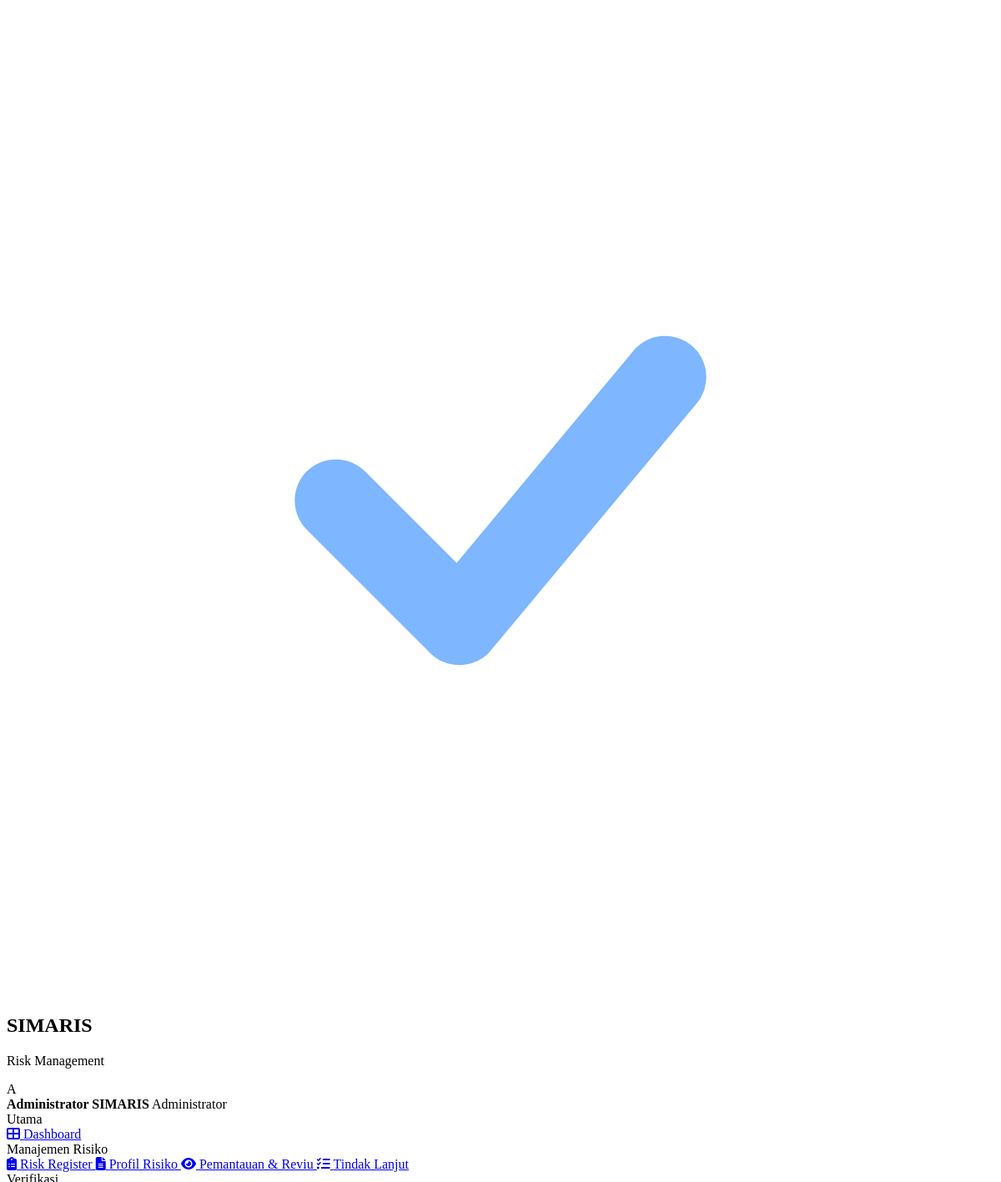
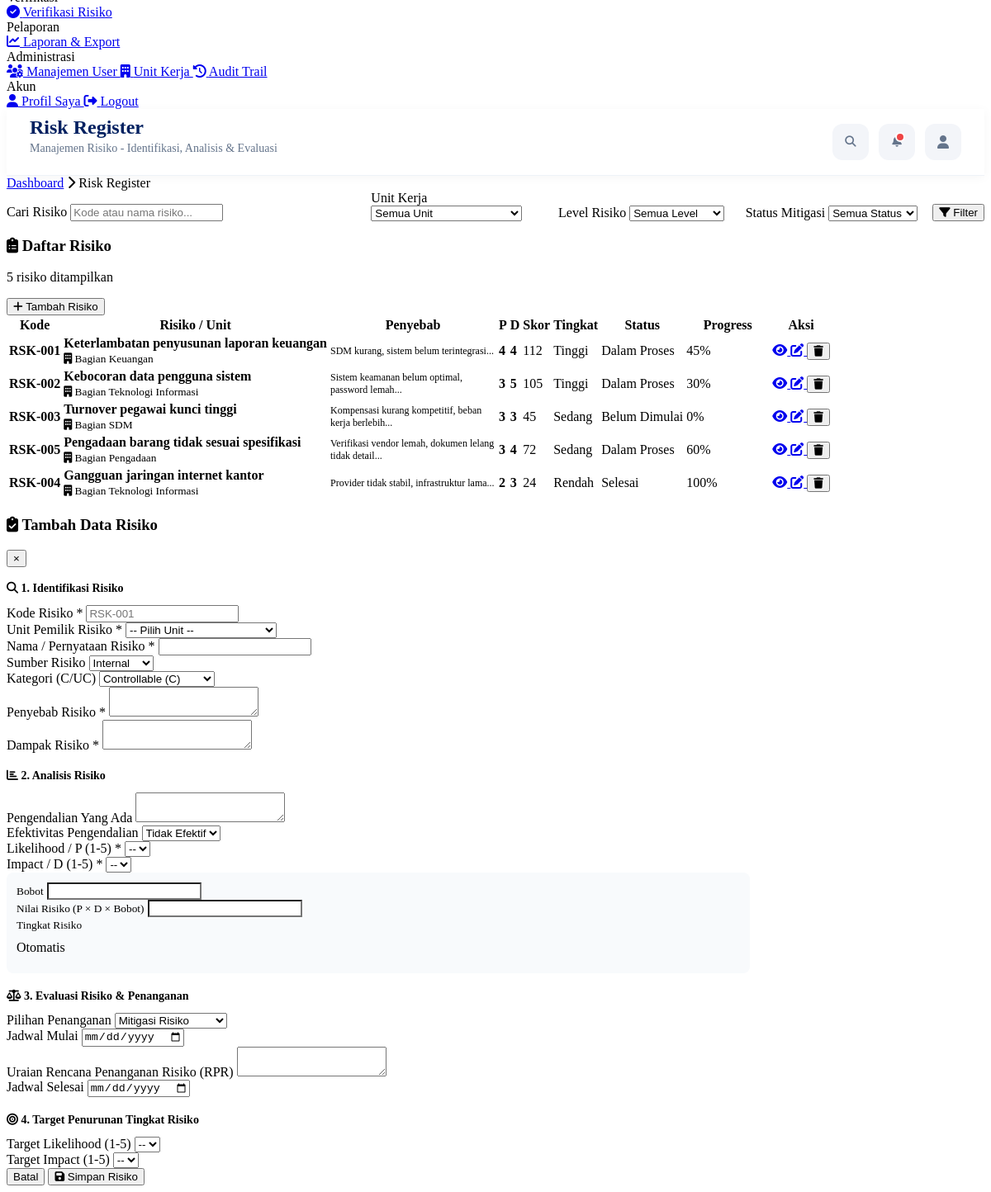
/pages/risiko.php (signed in), run on the app's committed database (2 pictures, top to bottom).
### tables this page shows
CREATE TABLE `risiko` (
  `id`              INT(11)      NOT NULL AUTO_INCREMENT,
  `kode_risiko`     VARCHAR(30)  NOT NULL UNIQUE,
  `nama_risiko`     VARCHAR(255) NOT NULL,
  `unit_id`         INT(11)      NOT NULL,
  `penyebab`        TEXT         NOT NULL,
  `sumber_risiko`   ENUM('internal','eksternal') NOT NULL,
  `kategori_cuc`    ENUM('C','UC') NOT NULL COMMENT 'Controllable / Uncontrollable',
  `dampak_uraian`   TEXT         NOT NULL,
   
  `pengendalian`    TEXT,
  `efektivitas`     ENUM('efektif','tidak_efektif') DEFAULT 'tidak_efektif',
   
  `likelihood`      INT(1)       NOT NULL,
  `impact`          INT(1)       NOT NULL,
  `bobot`           INT(2)       NOT NULL,
  `nilai_risiko`    INT(4)       NOT NULL COMMENT 'P x D x Bobot',
  `tingkat_risiko`  ENUM('sangat_rendah','rendah','sedang','tinggi','sangat_tinggi') NOT NULL,
  `prioritas`       INT(1)       NOT NULL COMMENT '1=ST, 2=T, 3=S, 4=R, 5=SR',
   
  `selera_risiko`   ENUM('dalam_batas','diatas_batas') NOT NULL,
  `pilihan_penanganan` ENUM('menerima','mitigasi','menghindari','berbagi') NOT NULL,
   
  `rpr_uraian`      TEXT,
  `jadwal_mulai`    DATE,
  `jadwal_selesai`  DATE,
  `pj_id`           INT(11)      DEFAULT NULL COMMENT 'Penanggung Jawab',
   
  `target_likelihood`     INT(1),
  `target_impact`         INT(1),
  `target_bobot`          INT(2),
  `target_nilai_risiko`   INT(4),
  `target_tingkat_risiko` ENUM('sangat_rendah','rendah','sedang','tinggi','sangat_tinggi'),
   
  `status_mitigasi` ENUM('belum','belum_dimulai','dalam_proses','on_progress','selesai') DEFAULT 'belum_dimulai',
  `progress`        INT(3)       DEFAULT 0 COMMENT 'Persentase 0-100',
   
  `status_verifikasi` ENUM('draft','menunggu','disetujui','ditolak') DEFAULT 'draft',
  `verifikator_id`    INT(11)    DEFAULT NULL,
  `tanggal_verifikasi` DATETIME  DEFAULT NULL,
  `catatan_verifikasi` TEXT,
   
  `created_by`      INT(11)      NOT NULL,
  `created_at`      TIMESTAMP    DEFAULT CURRENT_TIMESTAMP,
  `updated_at`      TIMESTAMP    DEFAULT CURRENT_TIMESTAMP ON UPDATE CURRENT_TIMESTAMP,
  PRIMARY KEY (`id`),
  KEY `idx_unit` (`unit_id`),
  KEY `idx_tingkat` (`tingkat_risiko`),
  KEY `idx_status` (`status_mitigasi`)
);

CREATE TABLE `unit_kerja` (
  `id`         INT(11)      NOT NULL AUTO_INCREMENT,
  `kode_unit`  VARCHAR(20)  NOT NULL UNIQUE,
  `nama_unit`  VARCHAR(150) NOT NULL,
  `deskripsi`  TEXT,
  `created_at` TIMESTAMP    DEFAULT CURRENT_TIMESTAMP,
  PRIMARY KEY (`id`)
);

### pages/risiko.php (the view, shortened to what the rows shown need)
<?php
require_once __DIR__ . '/../includes/header.php';
$where = []; $params = [];
$sqlWhere = $where ? 'WHERE '.implode(' AND ', $where) : '';
$risiko = $pdo->prepare("
    SELECT r.*, u.nama_unit FROM risiko r
    LEFT JOIN unit_kerja u ON u.id = r.unit_id
    $sqlWhere ORDER BY r.prioritas ASC, r.created_at DESC");
$risiko->execute($params);
$risiko = $risiko->fetchAll();
?>
<div class="card">
    <div class="table-wrap">
        <table class="table">
            <thead>
                <tr>
                    <th>Kode</th>
                    <th style="min-width:200px">Risiko / Unit</th>
                    <th>Penyebab</th>
                    <th>P</th>
                    <th>D</th>
                    <th>Skor</th>
                    <th>Tingkat</th>
                    <th>Status</th>
                    <th>Progress</th>
                    <th class="text-center">Aksi</th>
                </tr>
            </thead>
            <tbody>
                <?php if (empty($risiko)): ?>
                    <tr><td colspan="10" class="text-center text-mute" style="padding:36px">
                        <i class="fas fa-inbox" style="font-size:32px;display:block;margin-bottom:8px;opacity:.3"></i>
                        Tidak ada data risiko
                    </td></tr>
                <?php else: foreach ($risiko as $r): ?>
                    <tr>
                        <td><strong><?= e($r['kode_risiko']) ?></strong></td>
                        <td>
                            <div style="font-weight:600"><?= e($r['nama_risiko']) ?></div>
                            <small class="text-mute"><i class="fas fa-building"></i> <?= e($r['nama_unit']) ?></small>
                        </td>
                        <td style="max-width:200px;font-size:12px"><?= e(mb_substr($r['penyebab'],0,80)) ?>...</td>
                        <td><strong><?= $r['likelihood'] ?></strong></td>
                        <td><strong><?= $r['impact'] ?></strong></td>
                        <td><span class="badge badge-info"><?= $r['nilai_risiko'] ?></span></td>
                        <td><?= badgeTingkatRisiko($r['tingkat_risiko']) ?></td>
                        <td><?= badgeStatusMitigasi($r['status_mitigasi']) ?></td>
                        <td style="min-width:100px">
                            <div class="progress"><div class="progress-bar" style="width:<?= $r['progress'] ?>%">
                                <?= $r['progress'] ?>%
                            </div></div>
                        </td>
                        <td class="text-center" style="white-space:nowrap">
                            <a href="profil_risiko.php?id=<?= $r['id'] ?>" class="btn btn-secondary btn-icon" title="Detail">
                                <i class="fas fa-eye"></i>
                            </a>
                            <?php if (in_array($user['role'], ['admin','unit_kerja'])): ?>
                            <a href="?edit=<?= $r['id'] ?>" class="btn btn-primary btn-icon" title="Edit">
                                <i class="fas fa-edit"></i>
                            </a>
                            <?php endif; ?>
                            <?php if ($user['role'] === 'admin'): ?>
                            <button onclick="confirmDelete('?delete=<?= $r['id'] ?>', 'Hapus risiko <?= e($r['kode_risiko']) ?>?')"
                                    class="btn btn-danger btn-icon" title="Hapus">
                                <i class="fas fa-trash"></i>
                            </button>
                            <?php endif; ?>
                        </td>
                    </tr>
                <?php endforeach; endif; ?>
            </tbody>
        </table>
    </div>
</div>
<?php require_once __DIR__ . '/../includes/footer.php'; ?>

### includes/functions.php (shortened to what the rows shown need)
<?php
function currentUser(): array {
    if (isset($_SESSION['user']) && is_array($_SESSION['user'])) {
        return $_SESSION['user'];
    }
    return [
        'id'           => $_SESSION['user_id']      ?? null,
        'username'     => $_SESSION['username']     ?? null,
        'nama_lengkap' => $_SESSION['nama_lengkap'] ?? null,
        'role'         => $_SESSION['role']         ?? null,
        'unit_id'      => $_SESSION['unit_id']      ?? null,
        'email'        => $_SESSION['email']        ?? null,
        'foto'         => $_SESSION['foto']         ?? null,
    ];
}
function formatTingkatRisiko(string $tingkat): string {
    return match($tingkat) {
        'sangat_rendah' => 'Sangat Rendah',
        'rendah'        => 'Rendah',
        'sedang'        => 'Sedang',
        'tinggi'        => 'Tinggi',
        'sangat_tinggi' => 'Sangat Tinggi',
        default         => ucfirst($tingkat),
    };
}
function badgeTingkatRisiko(string $tingkat): string {
    $label = formatTingkatRisiko($tingkat);
    $class = match($tingkat) {
        'sangat_rendah' => 'badge-success',
        'rendah'        => 'badge-success',
        'sedang'        => 'badge-warning',
        'tinggi'        => 'badge-orange',
        'sangat_tinggi' => 'badge-danger',
        default         => 'badge-secondary',
    };
    return "<span class=\"badge $class\">$label</span>";
}
function badgeStatusMitigasi(string $status): string {
    $label = match($status) {
        'belum'         => 'Belum',
        'belum_dimulai' => 'Belum Dimulai',
        'on_progress'   => 'On Progress',
        'dalam_proses'  => 'Dalam Proses',
        'selesai'       => 'Selesai',
        default         => ucfirst(str_replace('_',' ',$status)),
    };
    $class = match($status) {
        'belum','belum_dimulai' => 'badge-secondary',
        'on_progress','dalam_proses' => 'badge-info',
        'selesai'       => 'badge-success',
        default         => 'badge-secondary',
    };
    return "<span class=\"badge $class\">$label</span>";
}
function e(?string $str): string {
    return htmlspecialchars($str ?? '', ENT_QUOTES, 'UTF-8');
}

### data on the page
risiko: kode_risiko "RSK-001", nama_risiko "Keterlambatan penyusunan laporan keuangan", unit_kerja.nama_unit "Bagian Keuangan", penyebab "SDM kurang, sistem belum terintegrasi", likelihood "4", impact "4", nilai_risiko "112", tingkat_risiko "Tinggi", status_mitigasi "Dalam Proses", progress "45"
risiko: kode_risiko "RSK-002", nama_risiko "Kebocoran data pengguna sistem", unit_kerja.nama_unit "Bagian Teknologi Informasi", penyebab "Sistem keamanan belum optimal, password lemah", likelihood "3", impact "5", nilai_risiko "105", tingkat_risiko "Tinggi", status_mitigasi "Dalam Proses", progress "30"
risiko: kode_risiko "RSK-003", nama_risiko "Turnover pegawai kunci tinggi", unit_kerja.nama_unit "Bagian SDM", penyebab "Kompensasi kurang kompetitif, beban kerja berlebih", likelihood "3", impact "3", nilai_risiko "45", tingkat_risiko "Sedang", status_mitigasi "Belum Dimulai", progress "0"
risiko: kode_risiko "RSK-005", nama_risiko "Pengadaan barang tidak sesuai spesifikasi", unit_kerja.nama_unit "Bagian Pengadaan", penyebab "Verifikasi vendor lemah, dokumen lelang tidak detail", likelihood "3", impact "4", nilai_risiko "72", tingkat_risiko "Sedang", status_mitigasi "Dalam Proses", progress "60"
risiko: kode_risiko "RSK-004", nama_risiko "Gangguan jaringan internet kantor", unit_kerja.nama_unit "Bagian Teknologi Informasi", penyebab "Provider tidak stabil, infrastruktur lama", likelihood "2", impact "3", nilai_risiko "24", tingkat_risiko "Rendah", status_mitigasi "Selesai", progress "100"

### other printed values
$initial "A"
$user['nama_lengkap'] "Administrator SIMARIS"
formatRole($user['role']) "Administrator"
$page_title "Risk Register"
$page_subtitle "Manajemen Risiko - Identifikasi, Analisis & Evaluasi"
count($risiko) "5"
